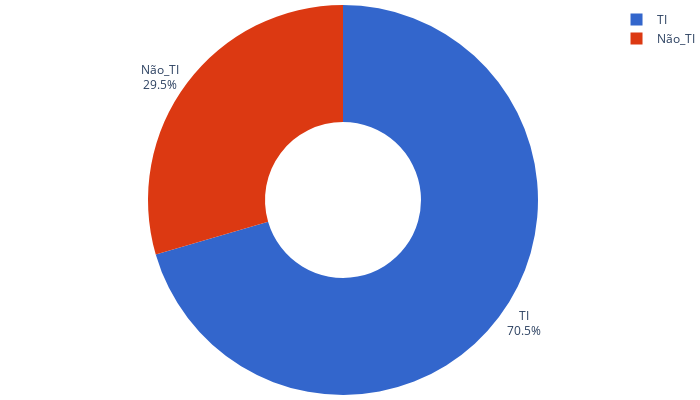

Source (notebook cell):
### Code cell
# Job class distribution
labels = job_class_train['it_spec'].unique()
values = job_class_train.groupby('it_spec').size()
fig = px.pie(job_class_train, values=values, names=['Não_TI', 'TI'], hole= .4, color_discrete_sequence=px.colors.qualitative.G10)
fig.update_traces(textposition='outside', textinfo='percent+label', hoverinfo='label+percent+name')
fig.update_layout(width = 700, height = 400, margin = dict(t=0, l=0, r=0, b=0))
fig.show()

### Figure 1 — Plotly figure (JSON) as saved in the notebook; plotly's stock layout.template omitted (floating-point values rounded to 4 significant figures)
{"data": [{"domain": {"x": [0, 1], "y": [0, 1]}, "hole": 0.4, "hoverinfo": "label+percent+name", "hovertemplate": "label=%{label}<br>value=%{value}<extra></extra>", "labels": ["Não_TI", "TI"], "legendgroup": "", "name": "", "showlegend": true, "textinfo": "percent+label", "textposition": "outside", "type": "pie", "values": [177, 423]}], "layout": {"height": 400, "legend": {"tracegroupgap": 0}, "margin": {"b": 0, "l": 0, "r": 0, "t": 0}, "piecolorway": ["#3366CC", "#DC3912", "#FF9900", "#109618", "#990099", "#0099C6", "#DD4477", "#66AA00", "#B82E2E", "#316395"], "width": 700}}
